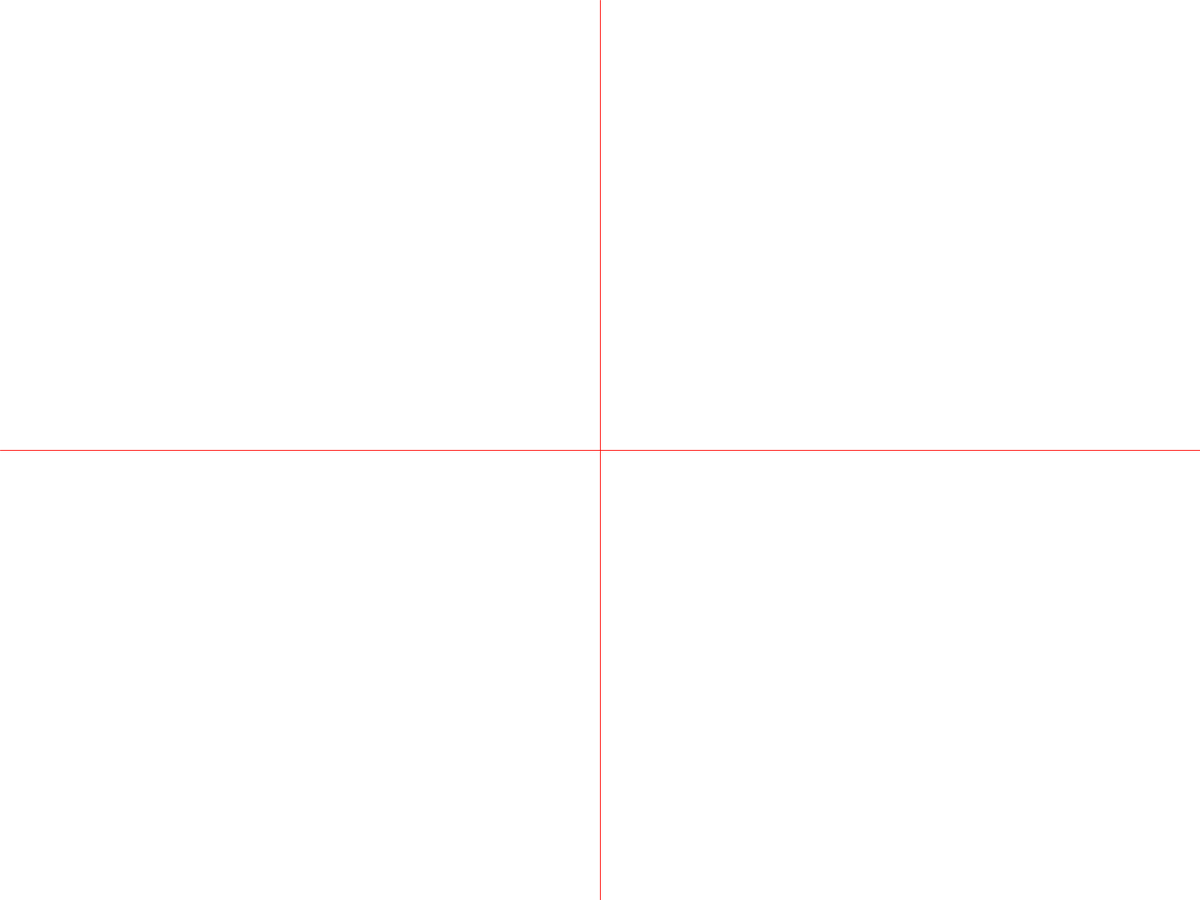
Frame 1 (no input)
Frame 60 (the mouse pressed at the canvas centre just before this capture): identical to frame 1, image omitted
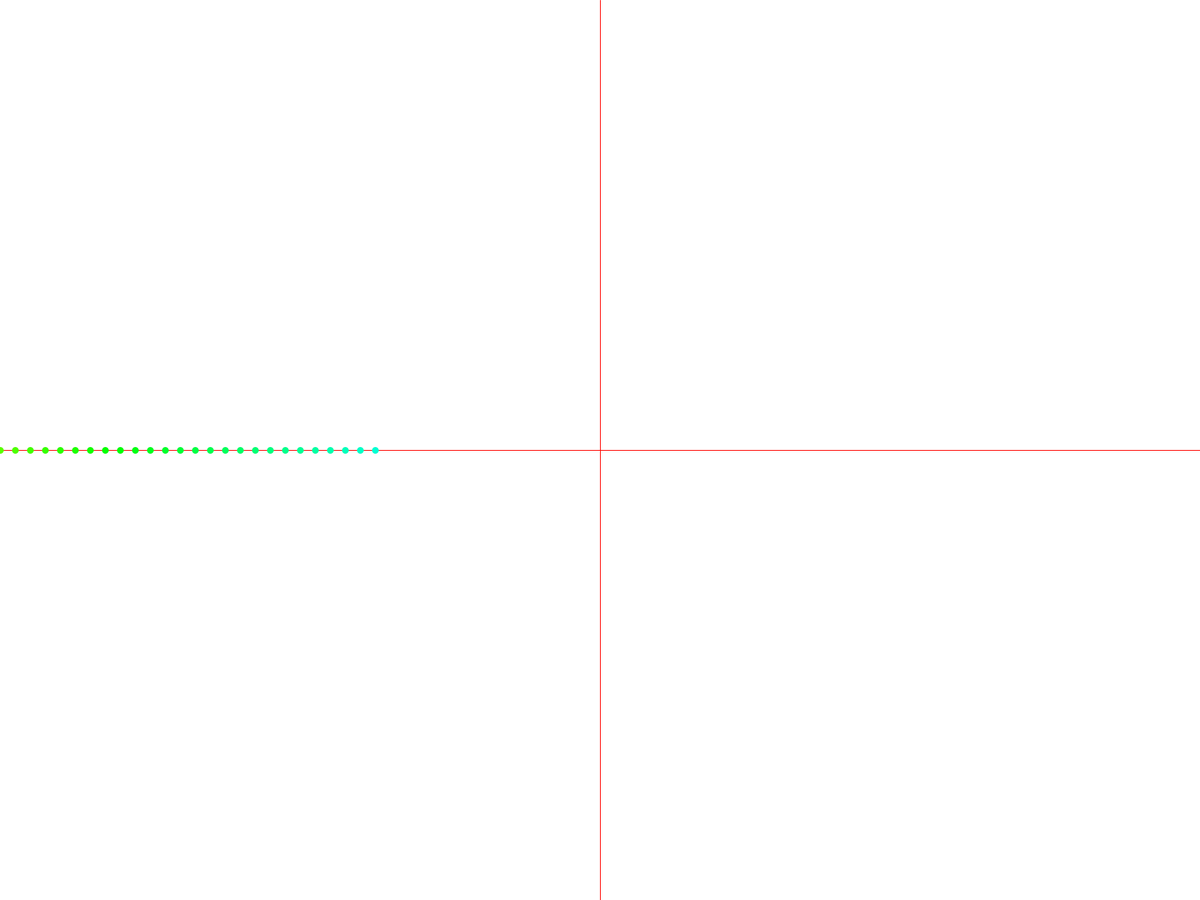
Frame 120 (the mouse held since frame 60 and released just before this capture)

The Processing sketch that drew these frames (run headless with seeded random() and noise(); from frame 60 on, the mouse is pressed at the canvas centre):

// Processing sketch: mathCALCcolor
// ── mathCALCcolor.pde


import java.util.Scanner;
float scaling = 10;           // how far every point is from each other (also this can easily make the graph look like dogshit if you change it's value, just don't bother :|)

int a      = int(random(100)); // extra variables for testing /not really needed 
int b      = int(random(100)); // -> same

float x  = -100*(10./scaling)-50;                  
float y  = 0;                                         


float prevX = 0;               
float prevY = 1;

int colour = 1;

void setup() {
  fullScreen(); 
  frameRate(2147483647);
  colorMode(HSB);
}

void draw() {
  stroke(colour,255,255);
  colour++;
  if (colour == 255){
    colour = 1;
  }
  
  if (scaling > 100) {
    println("scaling only up to 100!!") ;
    exit();
  }
  if (x == -100*(10.0/scaling)-50 && scaling < 101) {     // for the cross
    strokeWeight(1);
    background(255);
    line(0,height/2,width,height/2); // line for cross
    line(width/2,0,width/2,height);  // same
    strokeWeight(9);
  }
  prevX = x;
  prevY = y;
  
  x++;
  
  
  y = pow(y,x); //function f(x)
  
  
  
  y *= -1; // bc y normally goes down in Processing when you increase it
   
  point(width/2 + x * scaling, height/2 + y* scaling);  // height and width so it starts in the middle, * 10 for better visuals
  line (width/2 + prevX * scaling,height/2 + prevY* scaling,width/2 + x * scaling,height/2 + y* scaling); // same
   
}
